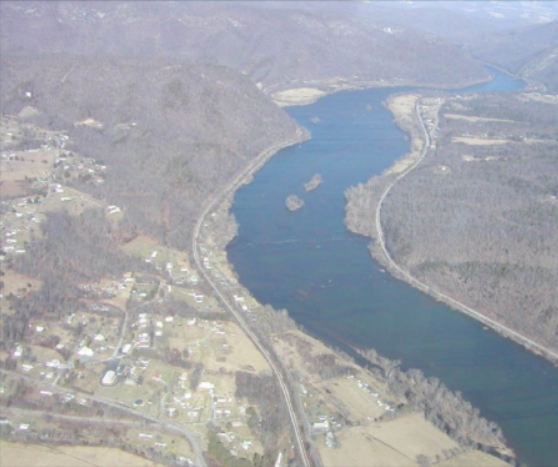
#> input picture 数字图像处理/5.直方图规定化/实验2_参考图像生成规定直方图/fog.png, 558 x 467 px
$ python hist_specify.py
#> lines starting #> are read from the running program, lines starting #| are printed output that depends on the picture
'''
【功能】通过参考无雾图像的规定直方图，实现类似去雾滤镜的效果。
【B站/YouTube】十四阿哥很nice
【开源协议】The MIT License (MIT)
'''

from PIL import Image
import numpy as np
import matplotlib.pyplot as plt
from matplotlib.widgets import Slider

# 中文支持函数
def set_chinese():
    import matplotlib
    print("[INFO] matplotlib版本为：%s" % matplotlib.__version__)
    matplotlib.rcParams['font.sans-serif'] = ['FangSong']
    matplotlib.rcParams['axes.unicode_minus'] = False

# 获取图像的概率密度
def get_pdf(in_img):
    total = in_img.shape[0] * in_img.shape[1] #计算图片总像素数
    return [ np.sum(in_img == i)/total for i in range(256) ] #求概率密度

# 构造目标图像的映射表（核心代码）
def gen_target_table(Pv):
    table = []
    SUMq = 0.
    for i in range(256):
        SUMq = SUMq + Pv[i]
        table.append(round(SUMq*255, 0))   #四舍五入
    return table


# 直方图均衡化（核心代码）
def hist_equal(in_img):

    # 1.求原始图像的概率密度
    Pr = get_pdf(in_img)

    # 2.构造输出图像（初始化成输入）
    out_img = np.copy(in_img)

    # 3.执行“直方图均衡化”（执行累积分布函数变换）
    y_points = [] # 存储点集，用于画图
    SUMk = 0  # 累加值存储变量
    for i in range(256):
        SUMk = SUMk + Pr[i]
        out_img[(in_img == i)] = SUMk*255 #灰度值逆归一化
        y_points.append(SUMk*255) #构造绘制函数图像的点集（非核心代码，可忽略）

    return out_img.astype("int32"), y_points


# 直方图规定化（核心代码）
def hist_specify(in_img=None,ref_img=None):

    # 1.拿到目标图像规定的概率密度,并构造映射表
    Pv = get_pdf(ref_img) #从参考图像中拿到规定直方图
    table = gen_target_table(Pv)

    # 2.对原始图像做直方图均衡
    ori_eq_img, T_points = hist_equal(in_img)

    # 3.构造输出图像（初始化成输入）
    out_img = np.copy(ori_eq_img)

    # 4.执行“直方图规定化”（利用映射表，实现反映射）
    temp = 0
    for val in range(256):
        if val in ori_eq_img:
            if val in table:
                temp = len(table)-table[::-1].index(val)-1 #拿到指定值最后出现的索引
                #temp = table.index(val)  #index拿到指定值首次出现的索引
            out_img[(ori_eq_img == val)] = temp # 找不到映射关系时，取前一个映射值

    return out_img, T_points, table, Pv


if __name__ == '__main__':

    set_chinese()

    # 读入原图 和 参考图像
    gray_img = np.asarray(Image.open('./fog.png').convert('L'))
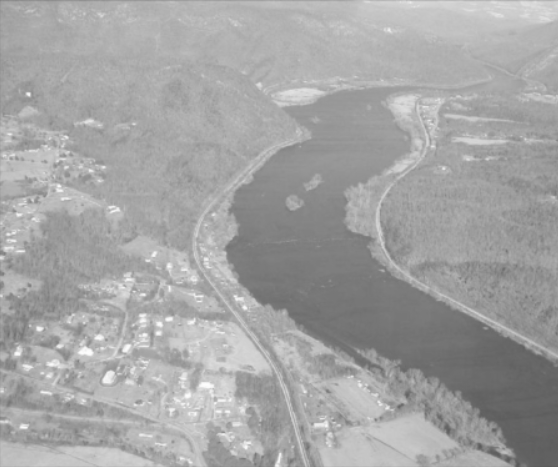
#> gray_img: shape (467, 558); min 89, max 253, mean 164.2
    ref_img = np.asarray(Image.open('./ref_de_fog.png').convert('L'))
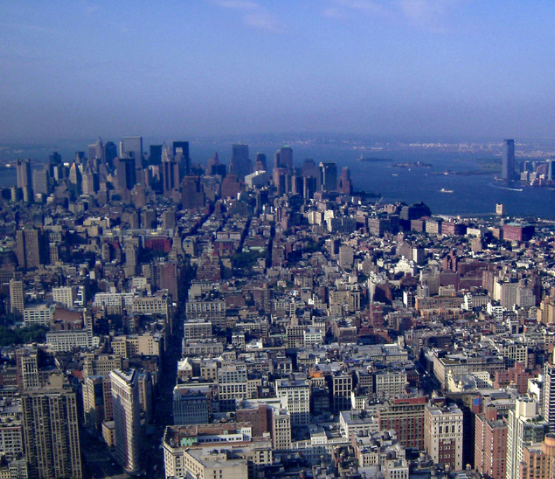
#> input picture 数字图像处理/5.直方图规定化/实验2_参考图像生成规定直方图/ref_de_fog.png, 555 x 479 px
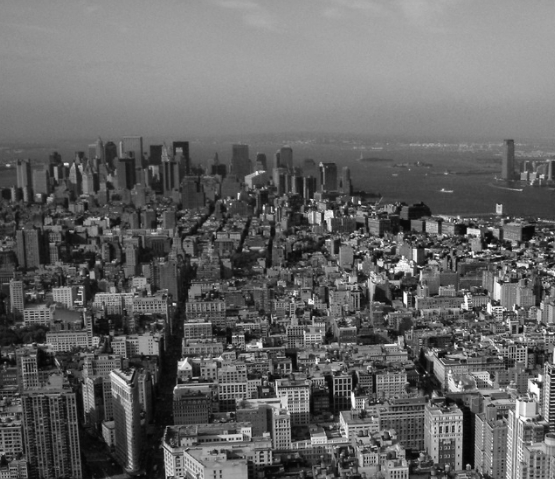
#> ref_img: shape (479, 555); min 4, max 255, mean 102.1

    # 对原图执行“直方图规定化”
    out_img, T_pts, G_pts, spec_hist = hist_specify(gray_img,ref_img)
#> in hist_specify, `Pv = get_pdf(ref_img)`: Pv = 256 values, max 0.0141 at index 164, min 0 at index 0, mean 0.00391
#> the loop in gen_target_table, `for i in range(256):` made 256 passes
#> SUMq on passes 1 to 3: 0, 0, 0
#> after the loop in gen_target_table, `for i in range(256):`: SUMq = 1; table = 256 values from 0 to 255
#> in hist_equal, `Pr = get_pdf(in_img)`: Pr = 256 values, max 0.0209 at index 167, min 0 at index 0, mean 0.00391
#> after the loop in hist_equal, `for i in range(256):`:
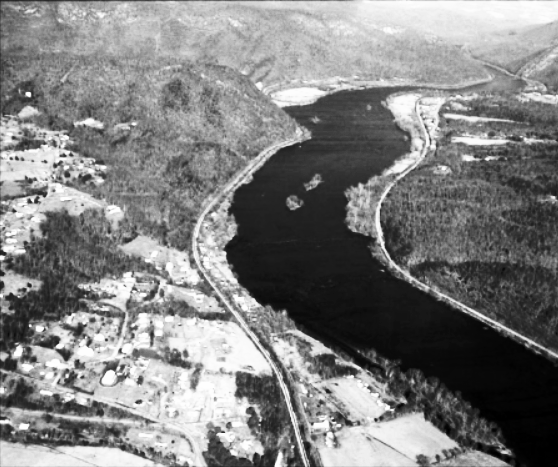
#> out_img: shape (467, 558); min 0, max 254, mean 128.6
#> after the loop in hist_equal, `for i in range(256):`: SUMk = 1; y_points = 256 values from 0 to 255
#> the loop in hist_specify, `for val in range(256):` made 256 passes
#> temp on passes 1 to 12: 7, 10, 11, 13, 14, 15, 16, 17, 18, 19, 20, 21
#> after the loop in hist_specify, `for val in range(256):`:
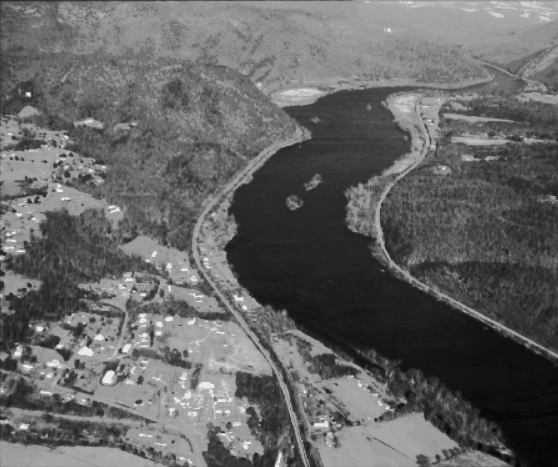
#> out_img: shape (467, 558) int32; min 7, max 233, mean 101.3
#> T_pts = 256 values from 0 to 255; G_pts = 256 values from 0 to 255; spec_hist has the same summary as Pv in hist_specify

    # 创建1个显示主体，并分成6个显示区域
    fig = plt.figure()
    ax1, ax2, ax3 = fig.add_subplot(231), fig.add_subplot(232), fig.add_subplot(233)
    ax4, ax5, ax6 = fig.add_subplot(234), fig.add_subplot(235), fig.add_subplot(236)

    # 窗口显示：原图，原图灰度分布，结果图像，结果图像灰度分布
    ax1.set_title('原图', fontsize=8)
    ax1.imshow(gray_img, cmap='gray', vmin=0, vmax=255)

    ax2.grid(True, linestyle=':', linewidth=1)
    ax2.set_title('原图分布', fontsize=8)
    ax2.set_xlim(0, 255)  # 设置x轴分布范围
    ax2.set_ylim(0, 0.5)  # 设置y轴分布范围
    ax2.hist(gray_img.flatten(),bins=255,density=True,color='black',edgecolor='black')

    ax4.set_title('直方图规定化结果', fontsize=8)
    ax4.imshow(out_img, cmap='gray', vmin=0, vmax=255)

    ax5.grid(True, linestyle=':', linewidth=1)
    ax5.set_title('结果分布', fontsize=8)
    ax5.set_xlim(0, 255)  # 设置x轴分布范围
    ax5.set_ylim(0, 0.5)  # 设置y轴分布范围
    ax5.hist(out_img.flatten(),bins=255,density=True,color='black',edgecolor='black')


    # 窗口显示：原图，原图灰度分布，结果图像，结果图像灰度分布
    ax3.set_title('参考图像', fontsize=16)
    ax3.imshow(ref_img, cmap='gray', vmin=0, vmax=255)

    # 窗口显示：绘制规定概率密度函数
    ax6.set_title("参考图像PDF（规定直方图）", fontsize=14)
    ax6.grid(True, linestyle=':', linewidth=1)
    ax6.plot(np.arange(0, 256, 1), spec_hist, color='r',lw=1)

    plt.show()
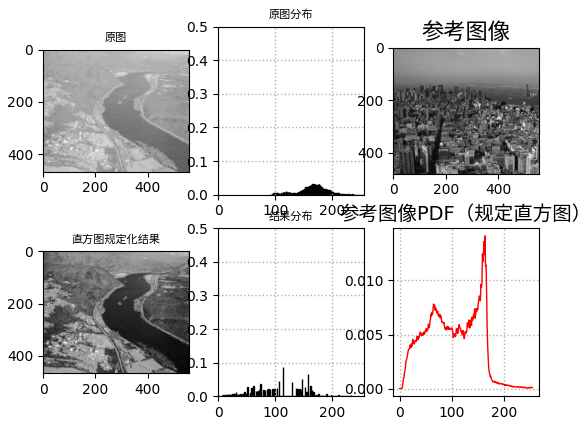
#> figure drawn by matplotlib, 6 panels; panel 2: tallest bar 0.0325 high, from x = 166.8 to 167.5; panel 5: tallest bar 0.0866 high, from x = 113.4 to 114.2; panel 6: curve peaks at x = 164, y = 0.0141
